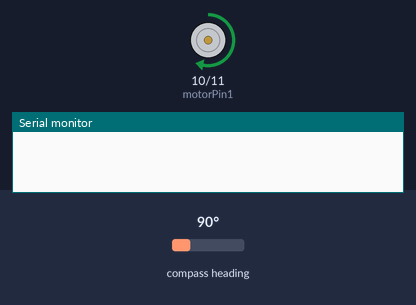
This sketch was run on a simulated Arduino Uno, built with avr-gcc and run on an emulated ATmega328P. On the bench: motor-driver pin pairs drawn as motors (green arrow = first pin HIGH = forward, orange = second pin HIGH = backward, longer = more drive, scaled by the enable pin), the last lines printed to the serial monitor. The inputs (shaded band) are chosen by the test bench; at power-on: compass heading 90°.

Above: at 3.2 s.
3.3 s: compass heading set to 269°
At 3.8 s:
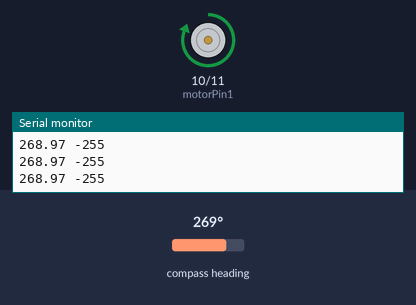
4.9 s: compass heading set to 90°
At 5.3 s:
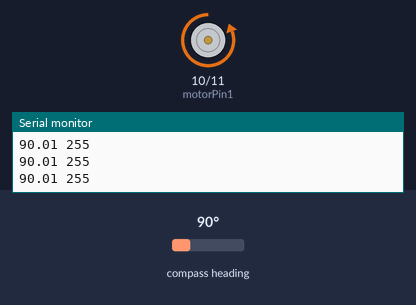
6.4 s: compass heading set to 229°
At 7.6 s:
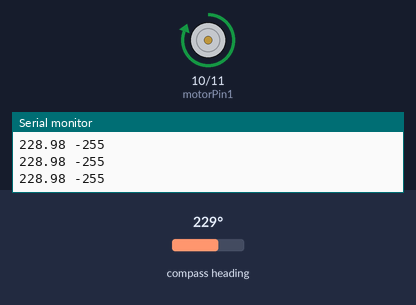
7.9 s: compass heading set to 7°
At 8.7 s:
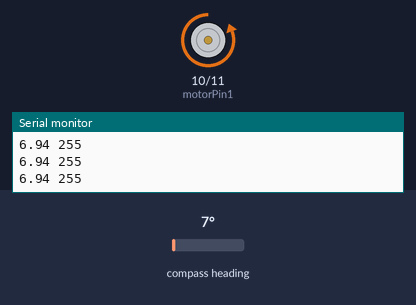
9.4 s: compass heading set to 219°
At 10.1 s:
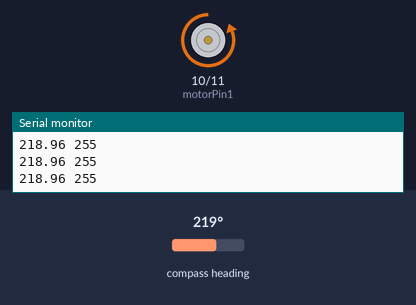
12.4 s: compass heading set to 226°
At 13.3 s:
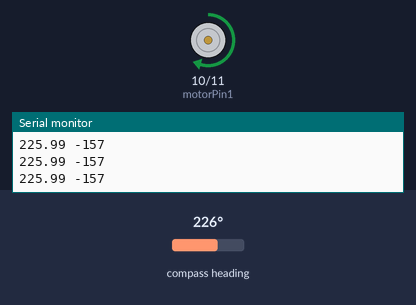
Timing chart, 0 to 16.4 s (numbered marks = the images above; inputs shaded):
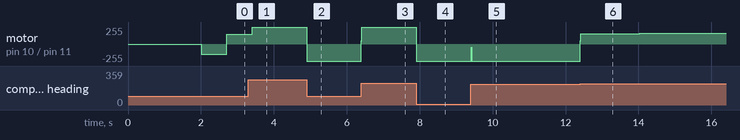

The sketch:

main.ino
```cpp
#include <Wire.h>
#include <PID_v1.h>
#include <AS5600.h>
#include "config.h"   // includes the parameters defined in the main config file

AS5600 as5600;

// ----------------------
// State machine
// ----------------------
enum State {
  STATE_CONFIG,
  STATE_RUN
};

State currentState = STATE_CONFIG;

// ----------------------
// Global variables
// ----------------------
unsigned long currentMs;
unsigned long lastMs;
const unsigned int FREE_RUN_PERIOD_MS = 5;
double sig_angle_deg;

// Motor
const int motorPin1 = 10;
const int motorPin2 = 11;
const int enablePin = 9;

// PID outputs
double outputRight, outputLeft;

// PID objects (gains come from config.h)
PID pidRight(&sig_angle_deg, &outputRight, &SETPOINT, KpR, KiR, KdR, DIRECT);
PID pidLeft (&sig_angle_deg, &outputLeft,  &SETPOINT, KpL, KiL, KdL, REVERSE);

// Startup impulse
bool startupImpulseDone = false;

// ----------------------
// Helper functions
// ----------------------
void readAngle() {
  lastMs = currentMs;
  sig_angle_deg = (float)as5600.readAngle() * 0.0879;
}

void driveMotor(bool right, int pwm) {
  if (right) {
    digitalWrite(motorPin1, LOW);
    digitalWrite(motorPin2, HIGH);
  } else {
    digitalWrite(motorPin1, HIGH);
    digitalWrite(motorPin2, LOW);
  }
  analogWrite(enablePin, pwm);
}

void startupImpulse() {
  if (!startupImpulseDone) {
    // right impulse
    driveMotor(true, STARTUP_PWM);
    delay(STARTUP_TIME_MS);
    // left impulse
    driveMotor(false, STARTUP_PWM);
    delay(STARTUP_TIME_MS);
    // stop
    analogWrite(enablePin, 0);
    digitalWrite(motorPin1, LOW);
    digitalWrite(motorPin2, LOW);
    startupImpulseDone = true;
  }
}

// ----------------------
// Setup
// ----------------------
void setup() {
  pinMode(motorPin1, OUTPUT);
  pinMode(motorPin2, OUTPUT);
  pinMode(enablePin, OUTPUT);

  Wire.begin();
  as5600.begin();
  Serial.begin(9600);
  delay(2000);

  lastMs = millis();
}

// ----------------------
// Main loop
// ----------------------
void loop() {
  switch (currentState) {

    case STATE_CONFIG:
      // PID configuration
      pidRight.SetMode(AUTOMATIC);
      pidRight.SetSampleTime(FREE_RUN_PERIOD_MS);
      pidRight.SetOutputLimits(0, 255);

      pidLeft.SetMode(AUTOMATIC);
      pidLeft.SetSampleTime(FREE_RUN_PERIOD_MS);
      pidLeft.SetOutputLimits(0, 255);

      currentState = STATE_RUN;
      break;

    case STATE_RUN:
      currentMs = millis();
      if (currentMs - lastMs >= FREE_RUN_PERIOD_MS) {
        readAngle();
        double error = SETPOINT - sig_angle_deg;

        if (!startupImpulseDone) startupImpulse();

        // Balance
        if (fabs(error) <= ANGLE_DEADBAND) {
          analogWrite(enablePin, 0);
          digitalWrite(motorPin1, LOW);
          digitalWrite(motorPin2, LOW);
          Serial.print(sig_angle_deg);
          Serial.print(" ");
          Serial.println(0);
          return;
        }

        // Choose PID
        if (error > 0) {
          pidRight.Compute();
          int pwm = (outputRight < PWM_MIN) ? PWM_MIN : outputRight;
          driveMotor(true, pwm);
          Serial.print(sig_angle_deg);
          Serial.print(" ");
          Serial.println(pwm);
        } else {
          pidLeft.Compute();
          int pwm = (outputLeft < PWM_MIN) ? PWM_MIN : outputLeft;
          driveMotor(false, pwm);
          Serial.print(sig_angle_deg);
          Serial.print(" ");
          Serial.println(-pwm);
        }
      }
      break;
  }
}
```

config.h
```cpp
#ifndef CONFIG_H
#define CONFIG_H

// ----------------------
// Tuning parameters
// ----------------------

// Setpoint
double SETPOINT = 225.5;

// Right side PID gains
const double KpR = 100.0;
const double KiR = 4.0;
const double KdR = 1.0;

// Left side PID gains
const double KpL = 100.0;
const double KiL = 4.0;
const double KdL = 1.0;

// Deadband (balance dead zone)
const double ANGLE_DEADBAND = 0.01;

// Minimum PWM
const int PWM_MIN = 47;

// Startup boost
const int STARTUP_PWM = 150;        // intensity
const int STARTUP_TIME_MS = 700;   // duration in ms

#endif
```

Measured:
- the behaviour switches between 225 and 226° on compass heading (found by bisection; images 5 and 6)
- after the input at 3.3 s, motor on pin 10 (motorPin1) / pin 11 (motorPin2): forward 150/255 → forward 255/255 after 0.11 s
- after the input at 4.9 s, motor on pin 10 (motorPin1) / pin 11 (motorPin2): forward 255/255 → backward 255/255 at once
- after the input at 6.4 s, motor on pin 10 (motorPin1) / pin 11 (motorPin2): backward 255/255 → forward 255/255 at once
- after the input at 7.9 s, motor on pin 10 (motorPin1) / pin 11 (motorPin2): forward 255/255 → backward 255/255 at once
- after the input at 9.4 s, motor on pin 10 (motorPin1) / pin 11 (motorPin2): backward 255/255 → backward 47/255 at once, → backward 255/255 0.01 s later
- after the input at 12.4 s, motor on pin 10 (motorPin1) / pin 11 (motorPin2): backward 255/255 → forward 156/255 at once, → forward 157/255 0.27 s later, → forward 158/255 1.4 s later, → forward 159/255 1.4 s later
